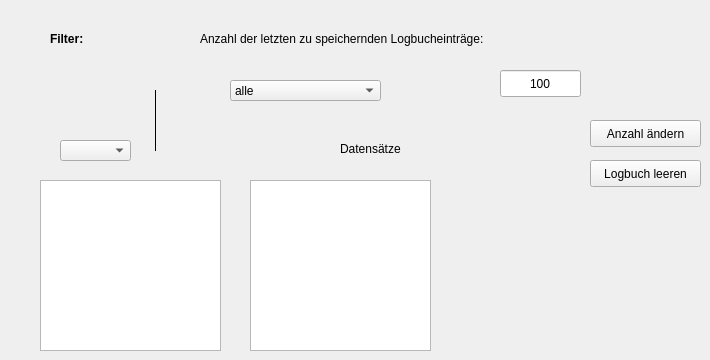
    <widget class="QWidget" name="tabLog">
     <attribute name="title">
      <string>Logbuch</string>
     </attribute>
     <widget class="QComboBox" name="comboBoxLogbookMaskYear">
      <property name="geometry">
       <rect>
        <x>60</x>
        <y>140</y>
        <width>71</width>
        <height>21</height>
       </rect>
      </property>
     </widget>
     <widget class="Line" name="lineLogbook">
      <property name="geometry">
       <rect>
        <x>140</x>
        <y>90</y>
        <width>31</width>
        <height>61</height>
       </rect>
      </property>
      <property name="frameShadow">
       <enum>QFrame::Plain</enum>
      </property>
      <property name="lineWidth">
       <number>1</number>
      </property>
      <property name="midLineWidth">
       <number>0</number>
      </property>
      <property name="orientation">
       <enum>Qt::Vertical</enum>
      </property>
     </widget>
     <widget class="QLabel" name="labelMaskLogbook">
      <property name="geometry">
       <rect>
        <x>50</x>
        <y>30</y>
        <width>62</width>
        <height>18</height>
       </rect>
      </property>
      <property name="font">
       <font>
        <weight>75</weight>
        <bold>true</bold>
       </font>
      </property>
      <property name="text">
       <string>Filter:</string>
      </property>
     </widget>
     <widget class="QListWidget" name="listWidgetLogbookMaskDate">
      <property name="geometry">
       <rect>
        <x>40</x>
        <y>180</y>
        <width>181</width>
        <height>171</height>
       </rect>
      </property>
      <property name="alternatingRowColors">
       <bool>true</bool>
      </property>
     </widget>
     <widget class="QListWidget" name="listWidgetLogbook">
      <property name="geometry">
       <rect>
        <x>250</x>
        <y>180</y>
        <width>181</width>
        <height>171</height>
       </rect>
      </property>
      <property name="alternatingRowColors">
       <bool>false</bool>
      </property>
      <property name="sortingEnabled">
       <bool>true</bool>
      </property>
     </widget>
     <widget class="QLabel" name="labelCountLogbook">
      <property name="geometry">
       <rect>
        <x>340</x>
        <y>140</y>
        <width>131</width>
        <height>18</height>
       </rect>
      </property>
      <property name="text">
       <string>Datensätze</string>
      </property>
      <property name="alignment">
       <set>Qt::AlignLeading|Qt::AlignLeft|Qt::AlignVCenter</set>
      </property>
     </widget>
     <widget class="QComboBox" name="comboBoxMaskLogbook">
      <property name="geometry">
       <rect>
        <x>230</x>
        <y>80</y>
        <width>151</width>
        <height>21</height>
       </rect>
      </property>
      <item>
       <property name="text">
        <string>alle</string>
       </property>
      </item>
      <item>
       <property name="text">
        <string>nur Warenein-/ausgänge</string>
       </property>
      </item>
      <item>
       <property name="text">
        <string>nur Bestellungen</string>
       </property>
      </item>
      <item>
       <property name="text">
        <string>nur Artikel</string>
       </property>
      </item>
      <item>
       <property name="text">
        <string>nur Warengruppen</string>
       </property>
      </item>
      <item>
       <property name="text">
        <string>nur Hersteller</string>
       </property>
      </item>
      <item>
       <property name="text">
        <string>nur Händler</string>
       </property>
      </item>
      <item>
       <property name="text">
        <string>nur Kunden</string>
       </property>
      </item>
     </widget>
     <widget class="QLabel" name="label_count_log_item">
      <property name="geometry">
       <rect>
        <x>200</x>
        <y>30</y>
        <width>371</width>
        <height>17</height>
       </rect>
      </property>
      <property name="text">
       <string>Anzahl der letzten zu speichernden Logbucheinträge:</string>
      </property>
     </widget>
     <widget class="QLineEdit" name="lineEditCountItemLog">
      <property name="geometry">
       <rect>
        <x>500</x>
        <y>70</y>
        <width>81</width>
        <height>27</height>
       </rect>
      </property>
      <property name="text">
       <string>100</string>
      </property>
      <property name="alignment">
       <set>Qt::AlignCenter</set>
      </property>
      <property name="readOnly">
       <bool>true</bool>
      </property>
     </widget>
     <widget class="QPushButton" name="pushButtonLogbookChangeCount">
      <property name="geometry">
       <rect>
        <x>590</x>
        <y>120</y>
        <width>111</width>
        <height>27</height>
       </rect>
      </property>
      <property name="text">
       <string>Anzahl ändern</string>
      </property>
     </widget>
     <widget class="QPushButton" name="pushButtonLogbookClear">
      <property name="geometry">
       <rect>
        <x>590</x>
        <y>160</y>
        <width>111</width>
        <height>27</height>
       </rect>
      </property>
      <property name="text">
       <string>Logbuch leeren</string>
      </property>
     </widget>
    </widget>
